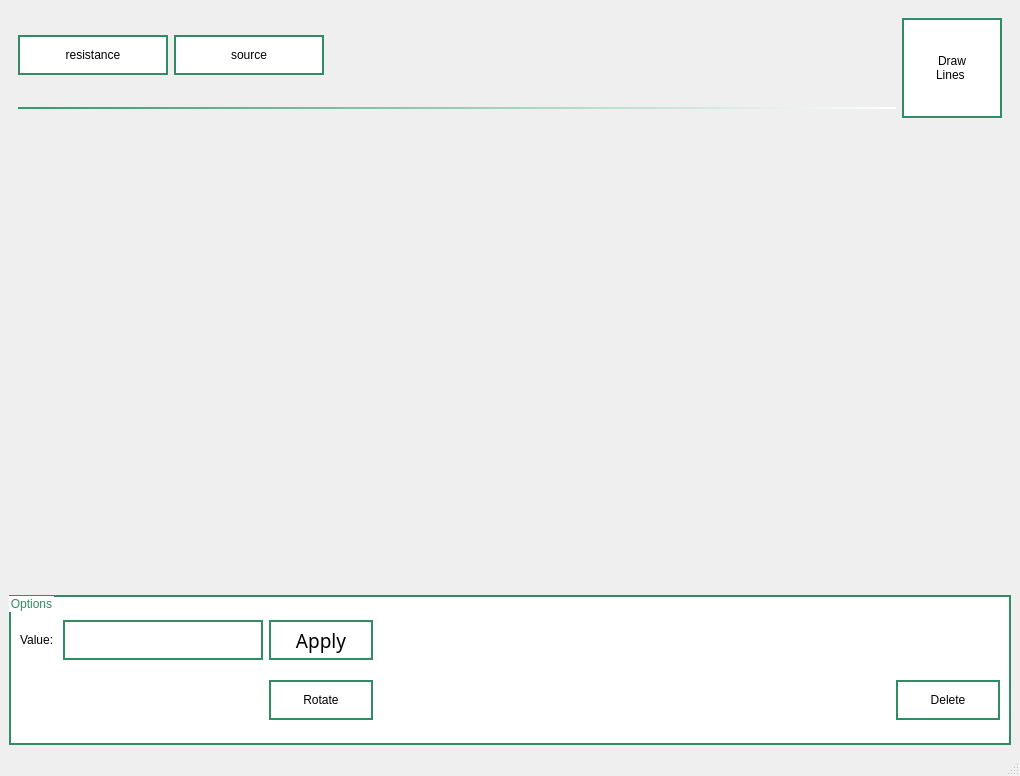
<?xml version="1.0" encoding="UTF-8"?>
<ui version="4.0">
 <class>MainWindow</class>
 <widget class="QMainWindow" name="MainWindow">
  <property name="geometry">
   <rect>
    <x>0</x>
    <y>0</y>
    <width>1020</width>
    <height>776</height>
   </rect>
  </property>
  <property name="windowTitle">
   <string>MainWindow</string>
  </property>
  <property name="styleSheet">
   <string notr="true"/>
  </property>
  <widget class="QWidget" name="centralwidget">
   <layout class="QVBoxLayout" name="verticalLayout">
    <item>
     <widget class="QWidget" name="widget" native="true">
      <property name="minimumSize">
       <size>
        <width>0</width>
        <height>120</height>
       </size>
      </property>
      <property name="styleSheet">
       <string notr="true">font: 75 9pt &quot;Century Gothic&quot;;
color: rgb(48, 140, 98);
border:0px solid rgb(48, 140, 98);
</string>
      </property>
      <layout class="QGridLayout" name="gridLayout_2">
       <item row="0" column="3" rowspan="2">
        <widget class="QPushButton" name="pushButton_3">
         <property name="minimumSize">
          <size>
           <width>100</width>
           <height>100</height>
          </size>
         </property>
         <property name="maximumSize">
          <size>
           <width>100</width>
           <height>100</height>
          </size>
         </property>
         <property name="styleSheet">
          <string notr="true">color: rgb(0, 0, 0);
font: 75 20pt &quot;Century Gothic&quot;;
border:2px solid rgb(48, 140, 98);
background-color: rgb(255, 255, 255);</string>
         </property>
         <property name="text">
          <string>Draw
Lines </string>
         </property>
        </widget>
       </item>
       <item row="0" column="0">
        <widget class="QPushButton" name="pushButton">
         <property name="minimumSize">
          <size>
           <width>150</width>
           <height>0</height>
          </size>
         </property>
         <property name="maximumSize">
          <size>
           <width>150</width>
           <height>40</height>
          </size>
         </property>
         <property name="styleSheet">
          <string notr="true">color: rgb(0, 0, 0);
font: 75 14pt &quot;Century Gothic&quot;;
border:2px solid rgb(48, 140, 98);
background-color: rgb(255, 255, 255);</string>
         </property>
         <property name="text">
          <string>resistance</string>
         </property>
        </widget>
       </item>
       <item row="0" column="2">
        <spacer name="horizontalSpacer">
         <property name="orientation">
          <enum>Qt::Horizontal</enum>
         </property>
         <property name="sizeHint" stdset="0">
          <size>
           <width>40</width>
           <height>20</height>
          </size>
         </property>
        </spacer>
       </item>
       <item row="0" column="1">
        <widget class="QPushButton" name="pushButton_2">
         <property name="minimumSize">
          <size>
           <width>150</width>
           <height>0</height>
          </size>
         </property>
         <property name="maximumSize">
          <size>
           <width>150</width>
           <height>40</height>
          </size>
         </property>
         <property name="styleSheet">
          <string notr="true">color: rgb(0, 0, 0);
font: 75 14pt &quot;Century Gothic&quot;;
border:2px solid rgb(48, 140, 98);
background-color: rgb(255, 255, 255);</string>
         </property>
         <property name="text">
          <string>source</string>
         </property>
        </widget>
       </item>
       <item row="1" column="0" colspan="3">
        <widget class="Line" name="line">
         <property name="minimumSize">
          <size>
           <width>2</width>
           <height>2</height>
          </size>
         </property>
         <property name="maximumSize">
          <size>
           <width>16777215</width>
           <height>2</height>
          </size>
         </property>
         <property name="font">
          <font>
           <family>Century Gothic</family>
           <pointsize>9</pointsize>
           <weight>9</weight>
           <italic>false</italic>
           <bold>false</bold>
           <stylestrategy>PreferDefault</stylestrategy>
          </font>
         </property>
         <property name="styleSheet">
          <string notr="true">background-color: qlineargradient(spread:pad, x1:0, y1:0, x2:1, y2:0, stop:0 rgba(52, 153, 108, 255), stop:1 rgba(255, 255, 255, 255));</string>
         </property>
         <property name="orientation">
          <enum>Qt::Horizontal</enum>
         </property>
        </widget>
       </item>
      </layout>
     </widget>
    </item>
    <item>
     <spacer name="verticalSpacer">
      <property name="orientation">
       <enum>Qt::Vertical</enum>
      </property>
      <property name="sizeHint" stdset="0">
       <size>
        <width>20</width>
        <height>107</height>
       </size>
      </property>
     </spacer>
    </item>
    <item>
     <spacer name="verticalSpacer_2">
      <property name="orientation">
       <enum>Qt::Vertical</enum>
      </property>
      <property name="sizeHint" stdset="0">
       <size>
        <width>20</width>
        <height>108</height>
       </size>
      </property>
     </spacer>
    </item>
    <item>
     <spacer name="verticalSpacer_3">
      <property name="orientation">
       <enum>Qt::Vertical</enum>
      </property>
      <property name="sizeHint" stdset="0">
       <size>
        <width>20</width>
        <height>107</height>
       </size>
      </property>
     </spacer>
    </item>
    <item>
     <widget class="QGroupBox" name="groupBox">
      <property name="minimumSize">
       <size>
        <width>0</width>
        <height>150</height>
       </size>
      </property>
      <property name="styleSheet">
       <string notr="true">font: 75 9pt &quot;Century Gothic&quot;;
color: rgb(48, 140, 98);
border:2px solid rgb(48, 140, 98);
background-color: rgb(255, 255, 255);
</string>
      </property>
      <property name="title">
       <string>Options</string>
      </property>
      <layout class="QGridLayout" name="gridLayout">
       <item row="1" column="6">
        <widget class="QPushButton" name="nodeDeletButton">
         <property name="minimumSize">
          <size>
           <width>104</width>
           <height>40</height>
          </size>
         </property>
         <property name="styleSheet">
          <string notr="true">color: rgb(0, 0, 0);
font: 75 14pt &quot;Century Gothic&quot;;
border:2px solid rgb(48, 140, 98);
background-color: rgb(255, 255, 255);</string>
         </property>
         <property name="text">
          <string>  Delete  </string>
         </property>
        </widget>
       </item>
       <item row="0" column="0">
        <widget class="QLabel" name="label">
         <property name="styleSheet">
          <string notr="true">font: 75 14pt &quot;Century Gothic&quot;;
color: rgb(0, 0, 0);
border:0px</string>
         </property>
         <property name="text">
          <string>Value: </string>
         </property>
        </widget>
       </item>
       <item row="0" column="1">
        <widget class="QLineEdit" name="nodevalue">
         <property name="maximumSize">
          <size>
           <width>200</width>
           <height>40</height>
          </size>
         </property>
         <property name="styleSheet">
          <string notr="true">font: 75 14pt &quot;Century Gothic&quot;;
</string>
         </property>
        </widget>
       </item>
       <item row="0" column="2">
        <widget class="QPushButton" name="applyButton">
         <property name="minimumSize">
          <size>
           <width>104</width>
           <height>40</height>
          </size>
         </property>
         <property name="font">
          <font>
           <family>Century Gothic</family>
           <pointsize>14</pointsize>
           <weight>9</weight>
           <italic>false</italic>
           <bold>false</bold>
           <kerning>true</kerning>
          </font>
         </property>
         <property name="styleSheet">
          <string notr="true">color: rgb(0, 0, 0);
font: 75 14pt &quot;Century Gothic&quot;;
border:2px solid rgb(48, 140, 98);
background-color: rgb(255, 255, 255);</string>
         </property>
         <property name="text">
          <string>  Apply  </string>
         </property>
        </widget>
       </item>
       <item row="0" column="4">
        <spacer name="horizontalSpacer_2">
         <property name="orientation">
          <enum>Qt::Horizontal</enum>
         </property>
         <property name="sizeHint" stdset="0">
          <size>
           <width>40</width>
           <height>20</height>
          </size>
         </property>
        </spacer>
       </item>
       <item row="1" column="2">
        <widget class="QPushButton" name="changeDir">
         <property name="maximumSize">
          <size>
           <width>16777215</width>
           <height>40</height>
          </size>
         </property>
         <property name="styleSheet">
          <string notr="true">color: rgb(0, 0, 0);
font: 75 14pt &quot;Century Gothic&quot;;
border:2px solid rgb(48, 140, 98);
background-color: rgb(255, 255, 255);</string>
         </property>
         <property name="text">
          <string>  Rotate  </string>
         </property>
        </widget>
       </item>
      </layout>
     </widget>
    </item>
   </layout>
  </widget>
  <widget class="QStatusBar" name="statusbar"/>
  <action name="actionSave_Ctril_s">
   <property name="text">
    <string>Save(Ctril+s)</string>
   </property>
  </action>
 </widget>
 <resources/>
 <connections/>
</ui>
